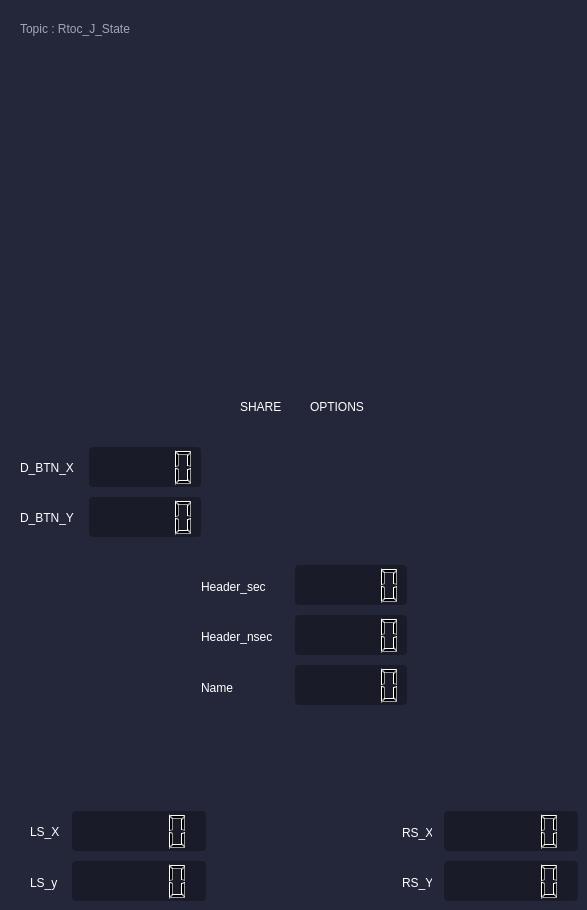
         <widget class="QWidget" name="joystick_tab">
          <property name="styleSheet">
           <string notr="true">background-color : rgb(36, 39, 58)</string>
          </property>
          <attribute name="icon">
           <iconset>
            <activeoff>:/gnb_joy_off.png</activeoff>
            <activeon>:/gnb_joy_on.png</activeon>
           </iconset>
          </attribute>
          <attribute name="title">
           <string/>
          </attribute>
          <widget class="QLabel" name="L">
           <property name="enabled">
            <bool>true</bool>
           </property>
           <property name="geometry">
            <rect>
             <x>65</x>
             <y>693</y>
             <width>106</width>
             <height>106</height>
            </rect>
           </property>
           <property name="minimumSize">
            <size>
             <width>0</width>
             <height>0</height>
            </size>
           </property>
           <property name="layoutDirection">
            <enum>Qt::LeftToRight</enum>
           </property>
           <property name="text">
            <string/>
           </property>
           <property name="textFormat">
            <enum>Qt::AutoText</enum>
           </property>
           <property name="pixmap">
            <pixmap>:/joy_tab/L.png</pixmap>
           </property>
           <property name="scaledContents">
            <bool>true</bool>
           </property>
           <property name="alignment">
            <set>Qt::AlignCenter</set>
           </property>
          </widget>
          <widget class="QLabel" name="R">
           <property name="geometry">
            <rect>
             <x>437</x>
             <y>693</y>
             <width>106</width>
             <height>106</height>
            </rect>
           </property>
           <property name="text">
            <string/>
           </property>
           <property name="pixmap">
            <pixmap>:joy_tab/R.png</pixmap>
           </property>
           <property name="scaledContents">
            <bool>true</bool>
           </property>
          </widget>
          <widget class="QLabel" name="joy_tab_topicname_label">
           <property name="geometry">
            <rect>
             <x>20</x>
             <y>20</y>
             <width>171</width>
             <height>17</height>
            </rect>
           </property>
           <property name="styleSheet">
            <string notr="true">background-color: transparent;
font: 12pt &quot;Ubuntu&quot;;
color: #a1a5be;</string>
           </property>
           <property name="text">
            <string>Topic : Rtoc_J_State</string>
           </property>
          </widget>
          <widget class="QLabel" name="L1">
           <property name="geometry">
            <rect>
             <x>158</x>
             <y>65</y>
             <width>63</width>
             <height>48</height>
            </rect>
           </property>
           <property name="text">
            <string/>
           </property>
           <property name="scaledContents">
            <bool>true</bool>
           </property>
          </widget>
          <widget class="QLabel" name="L2">
           <property name="geometry">
            <rect>
             <x>158</x>
             <y>125</y>
             <width>63</width>
             <height>48</height>
            </rect>
           </property>
           <property name="text">
            <string/>
           </property>
           <property name="scaledContents">
            <bool>true</bool>
           </property>
          </widget>
          <widget class="QLabel" name="L_T">
           <property name="geometry">
            <rect>
             <x>158</x>
             <y>245</y>
             <width>63</width>
             <height>48</height>
            </rect>
           </property>
           <property name="text">
            <string/>
           </property>
           <property name="scaledContents">
            <bool>true</bool>
           </property>
          </widget>
          <widget class="QLabel" name="L3">
           <property name="geometry">
            <rect>
             <x>158</x>
             <y>185</y>
             <width>63</width>
             <height>48</height>
            </rect>
           </property>
           <property name="text">
            <string/>
           </property>
           <property name="scaledContents">
            <bool>true</bool>
           </property>
          </widget>
          <widget class="QLabel" name="R2">
           <property name="geometry">
            <rect>
             <x>384</x>
             <y>125</y>
             <width>63</width>
             <height>48</height>
            </rect>
           </property>
           <property name="text">
            <string/>
           </property>
           <property name="scaledContents">
            <bool>true</bool>
           </property>
          </widget>
          <widget class="QLabel" name="R3">
           <property name="geometry">
            <rect>
             <x>384</x>
             <y>185</y>
             <width>63</width>
             <height>48</height>
            </rect>
           </property>
           <property name="text">
            <string/>
           </property>
           <property name="scaledContents">
            <bool>true</bool>
           </property>
          </widget>
          <widget class="QLabel" name="R_T">
           <property name="geometry">
            <rect>
             <x>384</x>
             <y>245</y>
             <width>63</width>
             <height>48</height>
            </rect>
           </property>
           <property name="text">
            <string/>
           </property>
           <property name="scaledContents">
            <bool>true</bool>
           </property>
          </widget>
          <widget class="QLabel" name="R1">
           <property name="geometry">
            <rect>
             <x>384</x>
             <y>65</y>
             <width>63</width>
             <height>48</height>
            </rect>
           </property>
           <property name="text">
            <string/>
           </property>
           <property name="scaledContents">
            <bool>true</bool>
           </property>
          </widget>
          <widget class="QLabel" name="L2_R2">
           <property name="geometry">
            <rect>
             <x>247</x>
             <y>125</y>
             <width>111</width>
             <height>48</height>
            </rect>
           </property>
           <property name="text">
            <string/>
           </property>
           <property name="scaledContents">
            <bool>true</bool>
           </property>
          </widget>
          <widget class="QLabel" name="L3_R3">
           <property name="geometry">
            <rect>
             <x>247</x>
             <y>185</y>
             <width>111</width>
             <height>48</height>
            </rect>
           </property>
           <property name="text">
            <string/>
           </property>
           <property name="scaledContents">
            <bool>true</bool>
           </property>
          </widget>
          <widget class="QLabel" name="bttn_l">
           <property name="geometry">
            <rect>
             <x>59</x>
             <y>369</y>
             <width>48</width>
             <height>30</height>
            </rect>
           </property>
           <property name="text">
            <string/>
           </property>
           <property name="scaledContents">
            <bool>true</bool>
           </property>
          </widget>
          <widget class="QLabel" name="bttn_u">
           <property name="geometry">
            <rect>
             <x>96</x>
             <y>331</y>
             <width>30</width>
             <height>48</height>
            </rect>
           </property>
           <property name="text">
            <string/>
           </property>
           <property name="scaledContents">
            <bool>true</bool>
           </property>
          </widget>
          <widget class="QLabel" name="bttn_r">
           <property name="geometry">
            <rect>
             <x>114</x>
             <y>369</y>
             <width>48</width>
             <height>30</height>
            </rect>
           </property>
           <property name="text">
            <string/>
           </property>
           <property name="scaledContents">
            <bool>true</bool>
           </property>
          </widget>
          <widget class="QLabel" name="bttn_d">
           <property name="geometry">
            <rect>
             <x>96</x>
             <y>387</y>
             <width>30</width>
             <height>48</height>
            </rect>
           </property>
           <property name="text">
            <string/>
           </property>
           <property name="scaledContents">
            <bool>true</bool>
           </property>
          </widget>
          <widget class="QLabel" name="circle">
           <property name="geometry">
            <rect>
             <x>512</x>
             <y>423</y>
             <width>48</width>
             <height>48</height>
            </rect>
           </property>
           <property name="text">
            <string/>
           </property>
           <property name="scaledContents">
            <bool>true</bool>
           </property>
          </widget>
          <widget class="QLabel" name="square">
           <property name="geometry">
            <rect>
             <x>412</x>
             <y>423</y>
             <width>48</width>
             <height>48</height>
            </rect>
           </property>
           <property name="text">
            <string/>
           </property>
           <property name="scaledContents">
            <bool>true</bool>
           </property>
          </widget>
          <widget class="QLabel" name="triangle">
           <property name="geometry">
            <rect>
             <x>462</x>
             <y>373</y>
             <width>48</width>
             <height>48</height>
            </rect>
           </property>
           <property name="text">
            <string/>
           </property>
           <property name="scaledContents">
            <bool>true</bool>
           </property>
          </widget>
          <widget class="QLabel" name="X">
           <property name="geometry">
            <rect>
             <x>462</x>
             <y>473</y>
             <width>48</width>
             <height>48</height>
            </rect>
           </property>
           <property name="text">
            <string/>
           </property>
           <property name="scaledContents">
            <bool>true</bool>
           </property>
          </widget>
          <widget class="QLabel" name="bttn_share">
           <property name="geometry">
            <rect>
             <x>247</x>
             <y>342</y>
             <width>30</width>
             <height>48</height>
            </rect>
           </property>
           <property name="text">
            <string/>
           </property>
           <property name="scaledContents">
            <bool>true</bool>
           </property>
          </widget>
          <widget class="QLabel" name="bttn_options">
           <property name="geometry">
            <rect>
             <x>325</x>
             <y>342</y>
             <width>30</width>
             <height>48</height>
            </rect>
           </property>
           <property name="text">
            <string/>
           </property>
           <property name="scaledContents">
            <bool>true</bool>
           </property>
          </widget>
          <widget class="QLabel" name="text_share">
           <property name="geometry">
            <rect>
             <x>240</x>
             <y>398</y>
             <width>44</width>
             <height>17</height>
            </rect>
           </property>
           <property name="styleSheet">
            <string notr="true">background-color: transparent;
font: 10pt &quot;Ubuntu&quot;;
color: #fff;</string>
           </property>
           <property name="text">
            <string>SHARE</string>
           </property>
          </widget>
          <widget class="QLabel" name="text_option">
           <property name="geometry">
            <rect>
             <x>310</x>
             <y>398</y>
             <width>59</width>
             <height>17</height>
            </rect>
           </property>
           <property name="styleSheet">
            <string notr="true">background-color: transparent;
font: 10pt &quot;Ubuntu&quot;;
color: #fff;</string>
           </property>
           <property name="text">
            <string>OPTIONS</string>
           </property>
          </widget>
          <widget class="QLCDNumber" name="d_btn_x_lcdNumber">
           <property name="geometry">
            <rect>
             <x>89</x>
             <y>447</y>
             <width>112</width>
             <height>40</height>
            </rect>
           </property>
           <property name="styleSheet">
            <string notr="true">
  padding: 6px 8px;

  border-radius: 4px;

  border: solid 1px #575a6c;

  background-color: #191b29;</string>
           </property>
          </widget>
          <widget class="QLCDNumber" name="d_btn_y_lcdNumber">
           <property name="geometry">
            <rect>
             <x>89</x>
             <y>497</y>
             <width>112</width>
             <height>40</height>
            </rect>
           </property>
           <property name="styleSheet">
            <string notr="true">
  padding: 6px 8px;

  border-radius: 4px;

  border: solid 1px #575a6c;

  background-color: #191b29;</string>
           </property>
          </widget>
          <widget class="QLabel" name="text_b_btn_x">
           <property name="geometry">
            <rect>
             <x>20</x>
             <y>459</y>
             <width>57</width>
             <height>17</height>
            </rect>
           </property>
           <property name="styleSheet">
            <string notr="true">background-color: transparent;
font: 10pt &quot;Ubuntu&quot;;
color: #fff;</string>
           </property>
           <property name="text">
            <string>D_BTN_X</string>
           </property>
          </widget>
          <widget class="QLabel" name="text_b_btn_y">
           <property name="geometry">
            <rect>
             <x>20</x>
             <y>509</y>
             <width>57</width>
             <height>17</height>
            </rect>
           </property>
           <property name="styleSheet">
            <string notr="true">background-color: transparent;
font: 10pt &quot;Ubuntu&quot;;
color: #fff;</string>
           </property>
           <property name="text">
            <string>D_BTN_Y</string>
           </property>
          </widget>
          <widget class="QLCDNumber" name="header_sec_lcdNumber">
           <property name="geometry">
            <rect>
             <x>295</x>
             <y>565</y>
             <width>112</width>
             <height>40</height>
            </rect>
           </property>
           <property name="styleSheet">
            <string notr="true">
  padding: 6px 8px;

  border-radius: 4px;

  border: solid 1px #575a6c;

  background-color: #191b29;</string>
           </property>
          </widget>
          <widget class="QLCDNumber" name="header_nsec_lcdNumber">
           <property name="geometry">
            <rect>
             <x>295</x>
             <y>615</y>
             <width>112</width>
             <height>40</height>
            </rect>
           </property>
           <property name="styleSheet">
            <string notr="true">
  padding: 6px 8px;

  border-radius: 4px;

  border: solid 1px #575a6c;

  background-color: #191b29;</string>
           </property>
          </widget>
          <widget class="QLCDNumber" name="name_lcdNumber">
           <property name="geometry">
            <rect>
             <x>295</x>
             <y>665</y>
             <width>112</width>
             <height>40</height>
            </rect>
           </property>
           <property name="styleSheet">
            <string notr="true">
  padding: 6px 8px;

  border-radius: 4px;

  border: solid 1px #575a6c;

  background-color: #191b29;</string>
           </property>
          </widget>
          <widget class="QLabel" name="text_header_sec">
           <property name="geometry">
            <rect>
             <x>201</x>
             <y>577</y>
             <width>74</width>
             <height>20</height>
            </rect>
           </property>
           <property name="styleSheet">
            <string notr="true">background-color: transparent;
font: 10pt &quot;Ubuntu&quot;;
color: #fff;</string>
           </property>
           <property name="text">
            <string>Header_sec</string>
           </property>
          </widget>
          <widget class="QLabel" name="text_header_nsec">
           <property name="geometry">
            <rect>
             <x>201</x>
             <y>627</y>
             <width>82</width>
             <height>20</height>
            </rect>
           </property>
           <property name="styleSheet">
            <string notr="true">background-color: transparent;
font: 10pt &quot;Ubuntu&quot;;
color: #fff;</string>
           </property>
           <property name="text">
            <string>Header_nsec</string>
           </property>
          </widget>
          <widget class="QLabel" name="text_name">
           <property name="geometry">
            <rect>
             <x>201</x>
             <y>677</y>
             <width>37</width>
             <height>21</height>
            </rect>
           </property>
           <property name="styleSheet">
            <string notr="true">background-color: transparent;
font: 10pt &quot;Ubuntu&quot;;
color: #fff;</string>
           </property>
           <property name="text">
            <string>Name</string>
           </property>
          </widget>
          <widget class="QLCDNumber" name="ls_x_lcdNumber">
           <property name="geometry">
            <rect>
             <x>72</x>
             <y>811</y>
             <width>134</width>
             <height>40</height>
            </rect>
           </property>
           <property name="styleSheet">
            <string notr="true">
  padding: 6px 8px;

  border-radius: 4px;

  border: solid 1px #575a6c;

  background-color: #191b29;</string>
           </property>
          </widget>
          <widget class="QLCDNumber" name="ls_y_lcdNumber">
           <property name="geometry">
            <rect>
             <x>72</x>
             <y>861</y>
             <width>134</width>
             <height>40</height>
            </rect>
           </property>
           <property name="styleSheet">
            <string notr="true">
  padding: 6px 8px;

  border-radius: 4px;

  border: solid 1px #575a6c;

  background-color: #191b29;</string>
           </property>
          </widget>
          <widget class="QLCDNumber" name="rs_y_lcdNumber">
           <property name="geometry">
            <rect>
             <x>444</x>
             <y>861</y>
             <width>134</width>
             <height>40</height>
            </rect>
           </property>
           <property name="styleSheet">
            <string notr="true">
  padding: 6px 8px;

  border-radius: 4px;

  border: solid 1px #575a6c;

  background-color: #191b29;</string>
           </property>
          </widget>
          <widget class="QLCDNumber" name="rs_x_lcdNumber">
           <property name="geometry">
            <rect>
             <x>444</x>
             <y>811</y>
             <width>134</width>
             <height>40</height>
            </rect>
           </property>
           <property name="styleSheet">
            <string notr="true">
  padding: 6px 8px;

  border-radius: 4px;

  border: solid 1px #575a6c;

  background-color: #191b29;</string>
           </property>
          </widget>
          <widget class="QLabel" name="text_b_btn_y_2">
           <property name="geometry">
            <rect>
             <x>30</x>
             <y>823</y>
             <width>30</width>
             <height>17</height>
            </rect>
           </property>
           <property name="styleSheet">
            <string notr="true">background-color: transparent;
font: 10pt &quot;Ubuntu&quot;;
color: #fff;</string>
           </property>
           <property name="text">
            <string>LS_X</string>
           </property>
          </widget>
          <widget class="QLabel" name="text_b_btn_y_3">
           <property name="geometry">
            <rect>
             <x>30</x>
             <y>873</y>
             <width>30</width>
             <height>20</height>
            </rect>
           </property>
           <property name="styleSheet">
            <string notr="true">background-color: transparent;
font: 10pt &quot;Ubuntu&quot;;
color: #fff;</string>
           </property>
           <property name="text">
            <string>LS_y</string>
           </property>
          </widget>
          <widget class="QLabel" name="text_b_btn_y_4">
           <property name="geometry">
            <rect>
             <x>402</x>
             <y>823</y>
             <width>30</width>
             <height>20</height>
            </rect>
           </property>
           <property name="styleSheet">
            <string notr="true">background-color: transparent;
font: 10pt &quot;Ubuntu&quot;;
color: #fff;</string>
           </property>
           <property name="text">
            <string>RS_X</string>
           </property>
          </widget>
          <widget class="QLabel" name="text_b_btn_y_5">
           <property name="geometry">
            <rect>
             <x>402</x>
             <y>873</y>
             <width>30</width>
             <height>20</height>
            </rect>
           </property>
           <property name="styleSheet">
            <string notr="true">background-color: transparent;
font: 10pt &quot;Ubuntu&quot;;
color: #fff;</string>
           </property>
           <property name="text">
            <string>RS_Y</string>
           </property>
          </widget>
         </widget>
